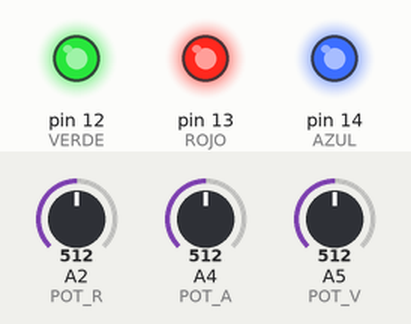
Simulated run of this sketch. Board: Arduino Uno, built with avr-gcc and run on an emulated ATmega328P. Shown: output pins drawn as LEDs (lit = HIGH). The inputs (shaded band) are chosen by the test bench; at power-on: A2 (POT_R) = 512, A4 (POT_A) = 512, A5 (POT_V) = 512.

Above: at 0.1 s.
Timing chart, 0 to 1.6 s (numbered marks = the images above):
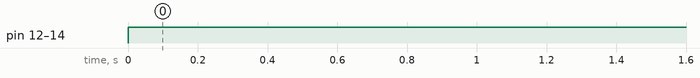

The sketch:

13_LED_3_Potenciometro.ino
```cpp
#define ROJO 13
#define VERDE 12
#define AZUL 14

#define POT_R 2
#define POT_V 5
#define POT_A 4

int pot_r, pot_v, pot_a;
int led_r, led_v, led_a;

void setup() {
  pinMode(ROJO, OUTPUT);
  pinMode(VERDE, OUTPUT);
  pinMode(AZUL, OUTPUT);

  pinMode(POT_R, INPUT);
  pinMode(POT_V, INPUT);
  pinMode(POT_A, INPUT);

}
//---------------------------------------------
void loop() {
  pot_r = analogRead(POT_R);
  led_r = map(pot_r,0,4096,0,255);
  analogWrite(ROJO, 255-led_r);

  pot_v = analogRead(POT_V);
  led_v = map(pot_v,0,4096,0,255);
  analogWrite(VERDE, 255-led_v);

  pot_a = analogRead(POT_A);
  led_a = map(pot_a,0,4096,0,255);
  analogWrite(AZUL, 255-led_a);

  delay(100);

}
```

Measured:
- by itself, pin 12 (VERDE), pin 13 (ROJO), pin 14 (AZUL): LOW → HIGH at 0.00 s
